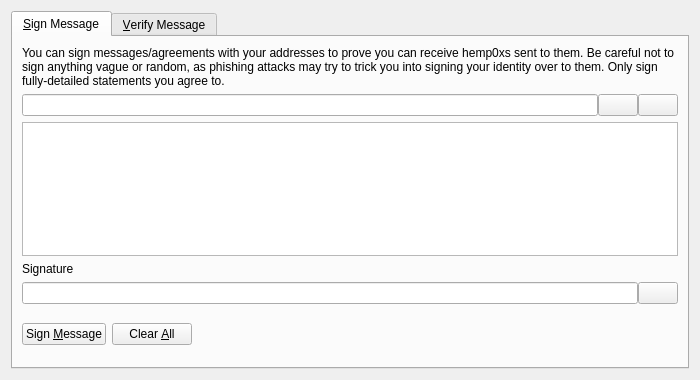
<?xml version="1.0" encoding="UTF-8"?>
<ui version="4.0">
 <class>SignVerifyMessageDialog</class>
 <widget class="QDialog" name="SignVerifyMessageDialog">
  <property name="geometry">
   <rect>
    <x>0</x>
    <y>0</y>
    <width>700</width>
    <height>380</height>
   </rect>
  </property>
  <property name="windowTitle">
   <string>Signatures - Sign / Verify a Message</string>
  </property>
  <property name="modal">
   <bool>true</bool>
  </property>
  <layout class="QVBoxLayout" name="verticalLayout">
   <item>
    <widget class="QTabWidget" name="tabWidget">
     <property name="currentIndex">
      <number>0</number>
     </property>
     <widget class="QWidget" name="tabSignMessage">
      <attribute name="title">
       <string>&amp;Sign Message</string>
      </attribute>
      <layout class="QVBoxLayout" name="verticalLayout_SM">
       <item>
        <widget class="QLabel" name="infoLabel_SM">
         <property name="text">
          <string>You can sign messages/agreements with your addresses to prove you can receive hemp0xs sent to them. Be careful not to sign anything vague or random, as phishing attacks may try to trick you into signing your identity over to them. Only sign fully-detailed statements you agree to.</string>
         </property>
         <property name="textFormat">
          <enum>Qt::PlainText</enum>
         </property>
         <property name="wordWrap">
          <bool>true</bool>
         </property>
        </widget>
       </item>
       <item>
        <layout class="QHBoxLayout" name="horizontalLayout_1_SM">
         <property name="spacing">
          <number>0</number>
         </property>
         <item>
          <widget class="QValidatedLineEdit" name="addressIn_SM">
           <property name="toolTip">
            <string>The Hemp0x address to sign the message with</string>
           </property>
          </widget>
         </item>
         <item>
          <widget class="QPushButton" name="addressBookButton_SM">
           <property name="toolTip">
            <string>Choose previously used address</string>
           </property>
           <property name="text">
            <string/>
           </property>
           <property name="icon">
            <iconset resource="../hemp0x.qrc">
             <normaloff>:/icons/address-book</normaloff>:/icons/address-book</iconset>
           </property>
           <property name="shortcut">
            <string>Alt+A</string>
           </property>
           <property name="autoDefault">
            <bool>false</bool>
           </property>
          </widget>
         </item>
         <item>
          <widget class="QPushButton" name="pasteButton_SM">
           <property name="toolTip">
            <string>Paste address from clipboard</string>
           </property>
           <property name="text">
            <string/>
           </property>
           <property name="icon">
            <iconset resource="../hemp0x.qrc">
             <normaloff>:/icons/editpaste</normaloff>:/icons/editpaste</iconset>
           </property>
           <property name="shortcut">
            <string>Alt+P</string>
           </property>
           <property name="autoDefault">
            <bool>false</bool>
           </property>
          </widget>
         </item>
        </layout>
       </item>
       <item>
        <widget class="QPlainTextEdit" name="messageIn_SM">
         <property name="toolTip">
          <string>Enter the message you want to sign here</string>
         </property>
        </widget>
       </item>
       <item>
        <widget class="QLabel" name="signatureLabel_SM">
         <property name="text">
          <string>Signature</string>
         </property>
         <property name="textFormat">
          <enum>Qt::PlainText</enum>
         </property>
        </widget>
       </item>
       <item>
        <layout class="QHBoxLayout" name="horizontalLayout_2_SM">
         <property name="spacing">
          <number>0</number>
         </property>
         <item>
          <widget class="QLineEdit" name="signatureOut_SM">
           <property name="font">
            <font>
             <italic>true</italic>
            </font>
           </property>
           <property name="readOnly">
            <bool>true</bool>
           </property>
          </widget>
         </item>
         <item>
          <widget class="QPushButton" name="copySignatureButton_SM">
           <property name="toolTip">
            <string>Copy the current signature to the system clipboard</string>
           </property>
           <property name="text">
            <string/>
           </property>
           <property name="icon">
            <iconset resource="../hemp0x.qrc">
             <normaloff>:/icons/editcopy</normaloff>:/icons/editcopy</iconset>
           </property>
           <property name="autoDefault">
            <bool>false</bool>
           </property>
          </widget>
         </item>
        </layout>
       </item>
       <item>
        <layout class="QHBoxLayout" name="horizontalLayout_3_SM">
         <item>
          <widget class="QPushButton" name="signMessageButton_SM">
           <property name="toolTip">
            <string>Sign the message to prove you own this Hemp0x address</string>
           </property>
           <property name="text">
            <string>Sign &amp;Message</string>
           </property>
           <property name="icon">
            <iconset resource="../hemp0x.qrc">
             <normaloff>:/icons/edit</normaloff>:/icons/edit</iconset>
           </property>
           <property name="autoDefault">
            <bool>false</bool>
           </property>
          </widget>
         </item>
         <item>
          <widget class="QPushButton" name="clearButton_SM">
           <property name="toolTip">
            <string>Reset all sign message fields</string>
           </property>
           <property name="text">
            <string>Clear &amp;All</string>
           </property>
           <property name="icon">
            <iconset resource="../hemp0x.qrc">
             <normaloff>:/icons/remove</normaloff>:/icons/remove</iconset>
           </property>
           <property name="autoDefault">
            <bool>false</bool>
           </property>
          </widget>
         </item>
         <item>
          <spacer name="horizontalSpacer_1_SM">
           <property name="orientation">
            <enum>Qt::Horizontal</enum>
           </property>
           <property name="sizeHint" stdset="0">
            <size>
             <width>40</width>
             <height>48</height>
            </size>
           </property>
          </spacer>
         </item>
         <item>
          <widget class="QLabel" name="statusLabel_SM">
           <property name="font">
            <font>
             <weight>75</weight>
             <bold>true</bold>
            </font>
           </property>
           <property name="text">
            <string/>
           </property>
           <property name="wordWrap">
            <bool>true</bool>
           </property>
          </widget>
         </item>
         <item>
          <spacer name="horizontalSpacer_2_SM">
           <property name="orientation">
            <enum>Qt::Horizontal</enum>
           </property>
           <property name="sizeHint" stdset="0">
            <size>
             <width>40</width>
             <height>48</height>
            </size>
           </property>
          </spacer>
         </item>
        </layout>
       </item>
      </layout>
     </widget>
     <widget class="QWidget" name="tabVerifyMessage">
      <attribute name="title">
       <string>&amp;Verify Message</string>
      </attribute>
      <layout class="QVBoxLayout" name="verticalLayout_VM">
       <item>
        <widget class="QLabel" name="infoLabel_VM">
         <property name="text">
          <string>Enter the receiver's address, message (ensure you copy line breaks, spaces, tabs, etc. exactly) and signature below to verify the message. Be careful not to read more into the signature than what is in the signed message itself, to avoid being tricked by a man-in-the-middle attack. Note that this only proves the signing party receives with the address, it cannot prove sendership of any transaction!</string>
         </property>
         <property name="textFormat">
          <enum>Qt::PlainText</enum>
         </property>
         <property name="alignment">
          <set>Qt::AlignLeading|Qt::AlignLeft|Qt::AlignTop</set>
         </property>
         <property name="wordWrap">
          <bool>true</bool>
         </property>
        </widget>
       </item>
       <item>
        <layout class="QHBoxLayout" name="horizontalLayout_1_VM">
         <property name="spacing">
          <number>0</number>
         </property>
         <item>
          <widget class="QValidatedLineEdit" name="addressIn_VM">
           <property name="toolTip">
            <string>The Hemp0x address the message was signed with</string>
           </property>
          </widget>
         </item>
         <item>
          <widget class="QPushButton" name="addressBookButton_VM">
           <property name="toolTip">
            <string>Choose previously used address</string>
           </property>
           <property name="text">
            <string/>
           </property>
           <property name="icon">
            <iconset resource="../hemp0x.qrc">
             <normaloff>:/icons/address-book</normaloff>:/icons/address-book</iconset>
           </property>
           <property name="shortcut">
            <string>Alt+A</string>
           </property>
           <property name="autoDefault">
            <bool>false</bool>
           </property>
          </widget>
         </item>
        </layout>
       </item>
       <item>
        <widget class="QPlainTextEdit" name="messageIn_VM"/>
       </item>
       <item>
        <widget class="QValidatedLineEdit" name="signatureIn_VM"/>
       </item>
       <item>
        <layout class="QHBoxLayout" name="horizontalLayout_2_VM">
         <item>
          <widget class="QPushButton" name="verifyMessageButton_VM">
           <property name="toolTip">
            <string>Verify the message to ensure it was signed with the specified Hemp0x address</string>
           </property>
           <property name="text">
            <string>Verify &amp;Message</string>
           </property>
           <property name="icon">
            <iconset resource="../hemp0x.qrc">
             <normaloff>:/icons/transaction_0</normaloff>:/icons/transaction_0</iconset>
           </property>
           <property name="autoDefault">
            <bool>false</bool>
           </property>
          </widget>
         </item>
         <item>
          <widget class="QPushButton" name="clearButton_VM">
           <property name="toolTip">
            <string>Reset all verify message fields</string>
           </property>
           <property name="text">
            <string>Clear &amp;All</string>
           </property>
           <property name="icon">
            <iconset resource="../hemp0x.qrc">
             <normaloff>:/icons/remove</normaloff>:/icons/remove</iconset>
           </property>
           <property name="autoDefault">
            <bool>false</bool>
           </property>
          </widget>
         </item>
         <item>
          <spacer name="horizontalSpacer_1_VM">
           <property name="orientation">
            <enum>Qt::Horizontal</enum>
           </property>
           <property name="sizeHint" stdset="0">
            <size>
             <width>40</width>
             <height>48</height>
            </size>
           </property>
          </spacer>
         </item>
         <item>
          <widget class="QLabel" name="statusLabel_VM">
           <property name="font">
            <font>
             <weight>75</weight>
             <bold>true</bold>
            </font>
           </property>
           <property name="text">
            <string/>
           </property>
           <property name="wordWrap">
            <bool>true</bool>
           </property>
          </widget>
         </item>
         <item>
          <spacer name="horizontalSpacer_2_VM">
           <property name="orientation">
            <enum>Qt::Horizontal</enum>
           </property>
           <property name="sizeHint" stdset="0">
            <size>
             <width>40</width>
             <height>48</height>
            </size>
           </property>
          </spacer>
         </item>
        </layout>
       </item>
      </layout>
     </widget>
    </widget>
   </item>
  </layout>
 </widget>
 <customwidgets>
  <customwidget>
   <class>QValidatedLineEdit</class>
   <extends>QLineEdit</extends>
   <header>qvalidatedlineedit.h</header>
  </customwidget>
 </customwidgets>
 <resources>
  <include location="../hemp0x.qrc"/>
 </resources>
 <connections/>
</ui>
